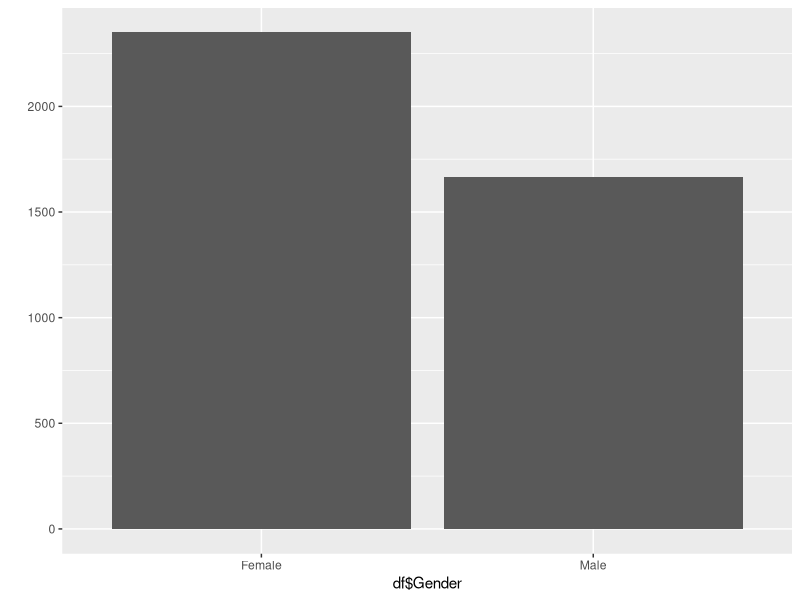
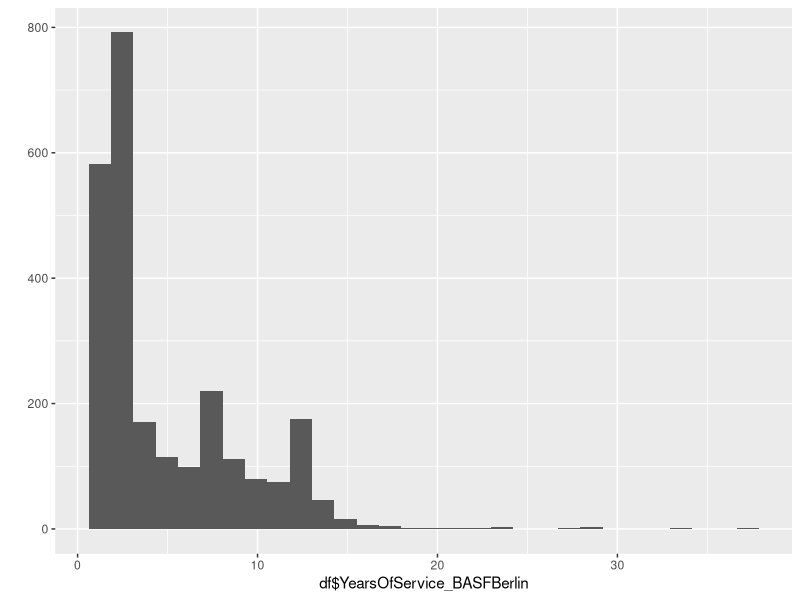
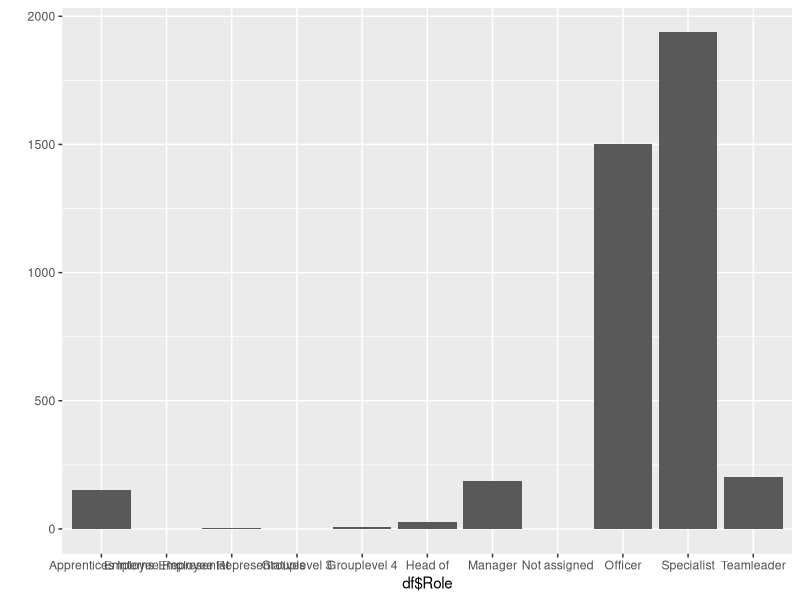
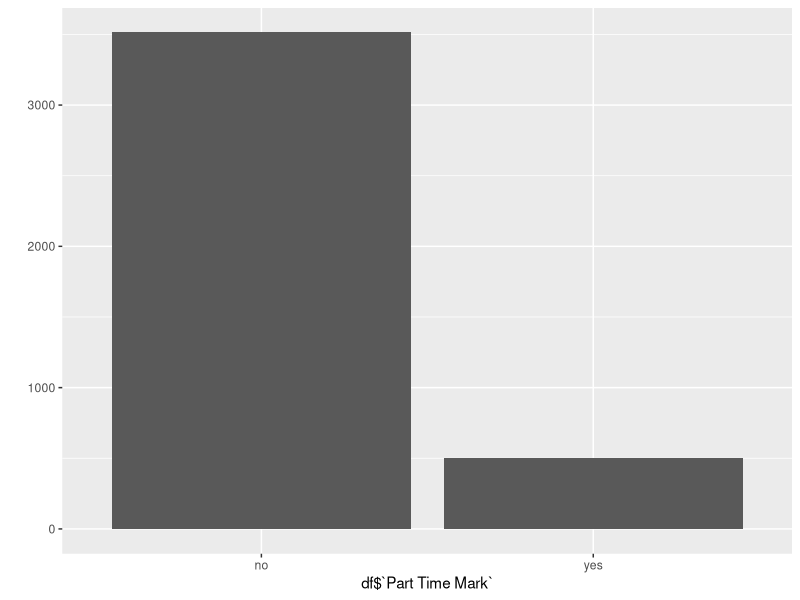
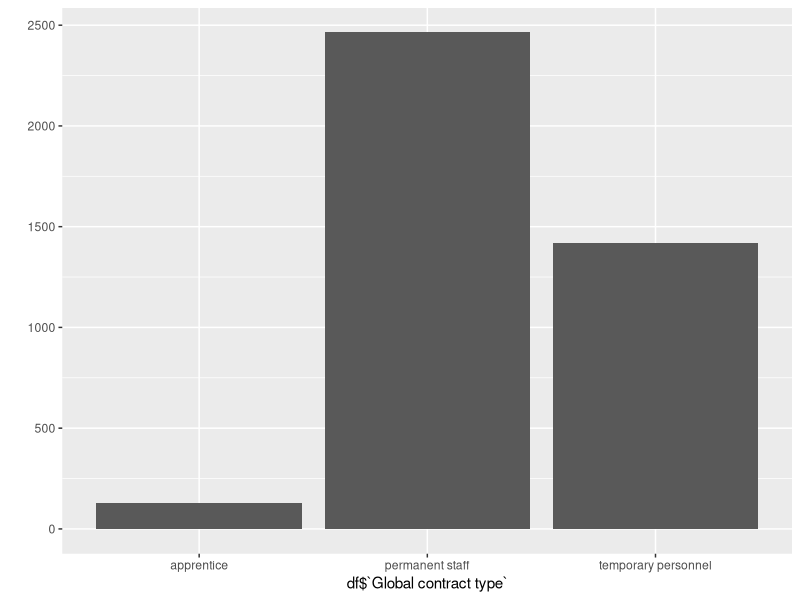
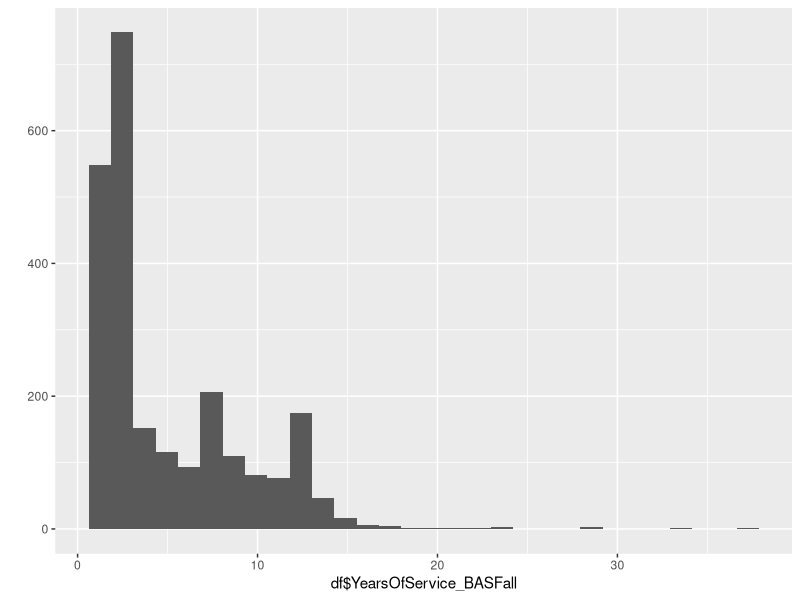
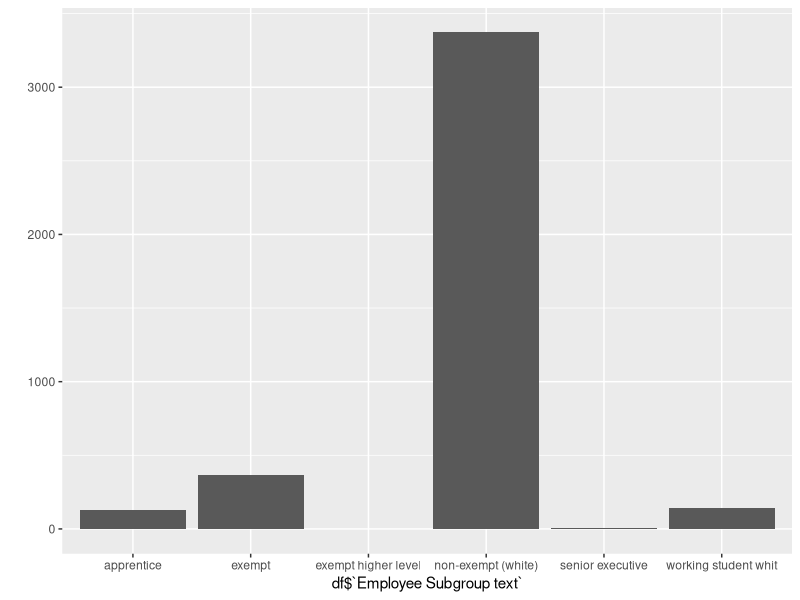
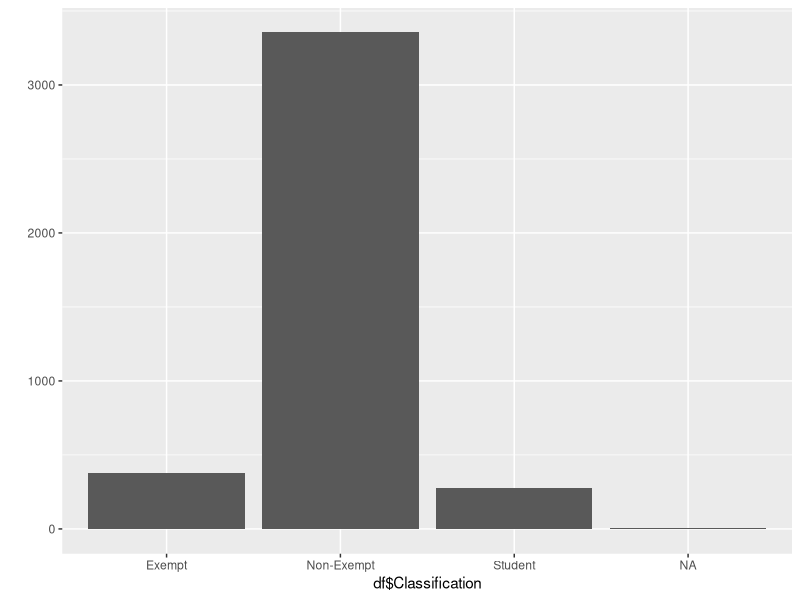

Write the R code that produced these figures, in order.
## ---- chunk 1
library(readxl)
library(ggplot2)

df <- read_xlsx("Markdowns/20211209_raw_dataset.xlsx")
## ---- chunk 2
#all Chars in numeric 
  #Years of Service Berlin
data_chars_as_num <- df

YearsOfService_BASFBerlin <- df[3]
data_chars_as_num[ ,  "YearsOfService_BASFBerlin"] <- 
  as.data.frame(apply(data_chars_as_num[ , "YearsOfService_BASFBerlin"], 2, as.numeric))

  #Years Service all
YearsOfService_BASFall <- df[8]
data_chars_as_num[ ,  "YearsOfService_BASFall"] <- 
  as.data.frame(apply(data_chars_as_num[ , "YearsOfService_BASFall"], 2, as.numeric))

YearsOfService_BASFBerlin <- data_chars_as_num[3]
YearsOfService_BASFall <- data_chars_as_num[8]

df[3] = YearsOfService_BASFBerlin
df[8] = YearsOfService_BASFall

str(df)
## ---- chunk 3
unique(df$Gender)
summary(df$Gender)
sum(is.na(df$Gender))
qplot(df$Gender)
## ---- chunk 4
# todo: Gruppieren nach DE, EU, NotEU
unique(df$Nationality)
summary(df$Nationality)
sum(is.na(df$Nationality))
## ---- chunk 5
unique(df$YearsOfService_BASFBerlin)
summary(df$YearsOfService_BASFBerlin)
sum(is.na(df$YearsOfService_BASFBerlin))
qplot(df$YearsOfService_BASFBerlin)
## ---- chunk 6
unique(df$`Position text`)
summary(df$`Position text`)
sum(is.na(df$`Position text`))
## ---- chunk 7
unique(df$Role)
summary(df$Role)
sum(is.na(df$Role))
qplot(df$Role)
## ---- chunk 8
unique(df$`Part Time Mark`)
summary(df$`Part Time Mark`)
sum(is.na(df$`Part Time Mark`))
qplot(df$`Part Time Mark`)
## ---- chunk 9
unique(df$`Global contract type`)
summary(df$`Global contract type`)
sum(is.na(df$`Global contract type`))
qplot(df$`Global contract type`)
## ---- chunk 10
unique(df$YearsOfService_BASFall)
summary(df$YearsOfService_BASFall)
sum(is.na(df$YearsOfService_BASFall))
qplot(df$YearsOfService_BASFall)
## ---- chunk 11
unique(df$`Employee Subgroup text`)
summary(df$`Employee Subgroup text`)
sum(is.na(df$`Employee Subgroup text`))
qplot(df$`Employee Subgroup text`)
## ---- chunk 12
# unique(df$`Cost Center long`)
summary(df$`Cost Center long`)
sum(is.na(df$`Cost Center long`))
## ---- chunk 13
# unique(df$`Cost Center text`)
summary(df$`Cost Center text`)
sum(is.na(df$`Cost Center text`))
## ---- chunk 14
# unique(df$`LastActive_Calendar Year/Month`)
summary(df$`LastActive_Calendar Year/Month`)
sum(is.na(df$`LastActive_Calendar Year/Month`))
## ---- chunk 15
unique(df$TEC)
summary(df$TEC)
sum(is.na(df$TEC))
## ---- chunk 16
unique(df$`Stelle (SAP)`)
summary(df$`Stelle (SAP)`)
sum(is.na(df$`Stelle (SAP)`))
# qplot(df$`Stelle (SAP)`)
## ---- chunk 17
unique(df$`In Dashboard`)
summary(df$`In Dashboard`)
sum(is.na(df$`In Dashboard`))
# qplot(df$`In Dashboard`)
## ---- chunk 18
unique(df$`Name on Dashboard`)
summary(df$`Name on Dashboard`)
sum(is.na(df$`Name on Dashboard`))
# qplot(df$`Name on Dashboard`)
## ---- chunk 19
unique(df$Classification)
summary(df$Classification)
sum(is.na(df$Classification))
qplot(df$Classification)
## ---- chunk 20
# todo: in Date umwandeln + in AGE umwandeln
unique(df$`Date of Birth`)
summary(df$`Date of Birth`)
sum(is.na(df$`Date of Birth`))
## ---- chunk 21
# todo: in Date umwandeln
unique(df$`Last_Development_Calendar Year/Month`)
summary(df$`Last_Development_Calendar Year/Month`)
sum(is.na(df$`Last_Development_Calendar Year/Month`))
## ---- chunk 22
unique(df$`development to exempt`)
summary(df$`development to exempt`)
sum(is.na(df$`development to exempt`))
qplot(df$`development to exempt`)
